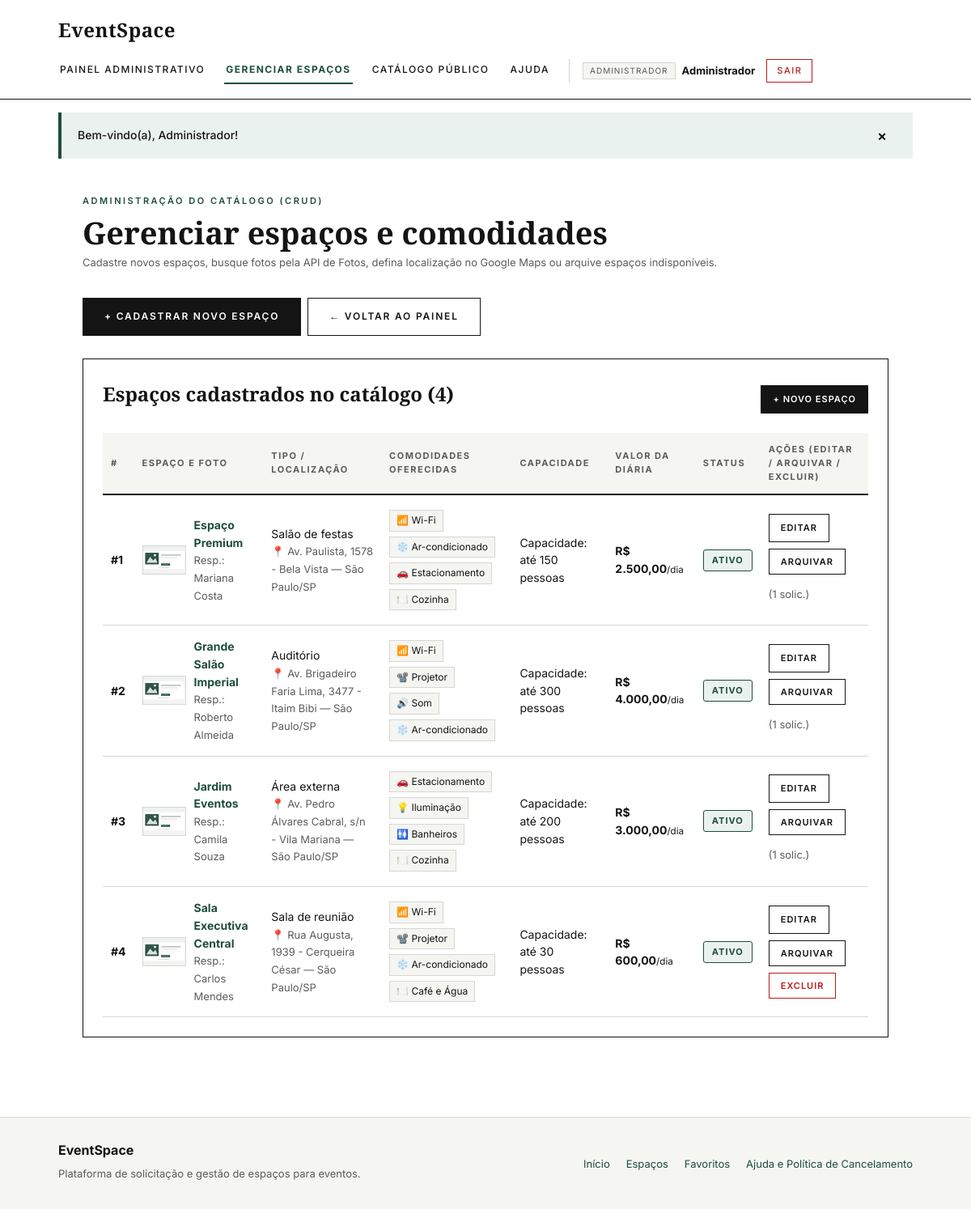
Screenshot of /admin/espacos (signed in) with the database file from the repository.
### tables this page shows
CREATE TABLE espacos (
  id INT AUTO_INCREMENT PRIMARY KEY,
  nome VARCHAR(100) NOT NULL,
  tipo VARCHAR(50) NOT NULL,
  descricao TEXT,
  comodidades VARCHAR(255),
  capacidade INT NOT NULL,
  preco DECIMAL(10,2) NOT NULL,
  disponivel TINYINT(1) NOT NULL DEFAULT 1,
  responsavel_nome VARCHAR(100) DEFAULT 'Coordenação EventSpace',
  responsavel_contato VARCHAR(100) DEFAULT 'contato@eventspace.com.br · (11) 99999-0000',
  imagem_url VARCHAR(500) NULL DEFAULT NULL,
  imagem_credito VARCHAR(255) NULL DEFAULT NULL,
  galeria_imagens TEXT NULL DEFAULT NULL,
  endereco VARCHAR(255) NULL DEFAULT NULL,
  cidade VARCHAR(100) NOT NULL DEFAULT 'São Paulo',
  estado VARCHAR(2) NOT NULL DEFAULT 'SP',
  cep VARCHAR(15) NULL DEFAULT NULL,
  latitude DECIMAL(10,7) NULL DEFAULT NULL,
  longitude DECIMAL(10,7) NULL DEFAULT NULL
);

### app/Controllers/admin_controller.php (called while the page is built, shortened)
<?php
function adminEspacos(mysqli $conn): void
{
    $comodidadesSugeridas = [
        'Wi-Fi',
        'Ar-condicionado',
        'Estacionamento',
        'Projetor',
        'Som',
        'Cozinha',
        'Iluminação',
        'Banheiros',
        'Acessibilidade',
        'Área externa',
        'Café e Água',
    ];
    $tiposSugeridos = [
        'Salão de festas',
        'Auditório',
        'Área externa',
        'Sala de reunião',
        'Espaço corporativo',
        'Estúdio / Coworking',
    ];
    $espacoAtual = [
        'id'                  => 0,
        'nome'                => '',
        'tipo'                => '',
        'descricao'           => '',
        'comodidades'         => '',
        'capacidade'          => '',
        'preco'               => '',
        'disponivel'          => 1,
        'responsavel_nome'    => 'Coordenação EventSpace',
        'responsavel_contato' => 'contato@eventspace.com.br · (11) 99999-0000',
        'imagem_url'          => '',
        'imagem_credito'      => '',
        'galeria_imagens'     => '',
        'endereco'            => '',
        'cidade'              => 'São Paulo',
        'estado'              => 'SP',
        'cep'                 => '',
    ];
    $erros = [];
    $modoFormulario = false;
    if ($_SERVER['REQUEST_METHOD'] === 'POST') {
        if (isset($_POST['acao_rapida'])) {
            $acaoRapida = textoEntrada($_POST, 'acao_rapida');
            $eid        = inteiroEntrada($_POST, 'espaco_id');
            if ($acaoRapida === 'alternar_status' && $eid > 0) {
                alternarDisponibilidadeEspaco($conn, $eid);
                definirToast(
                    "Status de disponibilidade do espaço #$eid atualizado.",
                    'sucesso',
                    [
                        'url'    => url('admin/espacos'),
                        'campos' => ['acao_rapida' => 'alternar_status', 'espaco_id' => $eid],
                    ]
                );
                redirecionar('admin/espacos');
            }
            if ($acaoRapida === 'excluir' && $eid > 0) {
                $res = excluirOuArquivarEspaco($conn, $eid);
                if ($res['acao'] === 'arquivado') {
                    definirToast(
                        "Este espaço possui {$res['qtd_reservas']} solicitação(ões) no histórico e não pode ser apagado definitivamente. Ele foi ARQUIVADO para preservar os registros.",
                        'sucesso',
                        [
                            'url'    => url('admin/espacos'),
                            'campos' => ['acao_rapida' => 'alternar_status', 'espaco_id' => $eid],
                        ]
                    );
                } else {
                    definirToast("Espaço #$eid excluído permanentemente do catálogo.");
                }
                redirecionar('admin/espacos');
            }
        }
        if (isset($_POST['salvar_espaco'])) {
            $espacoAtual = [
                'id'                  => inteiroEntrada($_POST, 'id'),
                'nome'                => textoEntrada($_POST, 'nome'),
                'tipo'                => textoEntrada($_POST, 'tipo'),
                'descricao'           => textoEntrada($_POST, 'descricao'),
                'capacidade'          => inteiroEntrada($_POST, 'capacidade'),
                'disponivel'          => isset($_POST['disponivel']) ? 1 : 0,
                'responsavel_nome'    => textoEntrada($_POST, 'responsavel_nome') ?: 'Coordenação EventSpace',
                'responsavel_contato' => textoEntrada($_POST, 'responsavel_contato') ?: 'contato@eventspace.com.br · (11) 99999-0000',
                'imagem_url'          => textoEntrada($_POST, 'imagem_url'),
                'imagem_credito'      => textoEntrada($_POST, 'imagem_credito'),
                'galeria_imagens'     => textoEntrada($_POST, 'galeria_imagens'),
                'endereco'            => textoEntrada($_POST, 'endereco'),
                'cidade'              => textoEntrada($_POST, 'cidade') ?: 'São Paulo',
                'estado'              => strtoupper(substr(textoEntrada($_POST, 'estado') ?: 'SP', 0, 2)),
                'cep'                 => textoEntrada($_POST, 'cep'),
            ];
            $precoBruto = str_replace(',', '.', textoEntrada($_POST, 'preco'));
            $espacoAtual['preco'] = is_numeric($precoBruto) ? (float)$precoBruto : -1;
            $comodidadesMarcadas = isset($_POST['comodidades_check']) && is_array($_POST['comodidades_check'])
                ? array_map('trim', $_POST['comodidades_check'])
                : [];
            $comodidadesExtras = array_filter(array_map('trim', explode(',', textoEntrada($_POST, 'comodidades_extra'))));
            $todasCom = array_values(array_unique(array_merge($comodidadesMarcadas, $comodidadesExtras)));
            $espacoAtual['comodidades'] = implode(', ', $todasCom);
            $erros = validarDadosEspaco($espacoAtual);
            $galeriaLimpa = [];
            if ($espacoAtual['galeria_imagens'] !== '') {
                $dec = json_decode($espacoAtual['galeria_imagens'], true);
                if (is_array($dec)) {
                    foreach ($dec as $gUrl) {
                        if (is_string($gUrl) && validarUrlImagem($gUrl)) {
                            $galeriaLimpa[] = trim($gUrl);
                        }
                    }
                }
            }
            $espacoAtual['galeria_imagens'] = !empty($galeriaLimpa)
                ? json_encode(array_values(array_unique($galeriaLimpa)), JSON_UNESCAPED_SLASHES)
                : '';
            if (empty($erros)) {
                $ehEdicao = $espacoAtual['id'] > 0;
                salvarEspaco($conn, $espacoAtual);
                definirToast(
                    $ehEdicao
                        ? 'Espaço "' . $espacoAtual['nome'] . '" atualizado com sucesso!'
                        : 'Novo espaço "' . $espacoAtual['nome'] . '" cadastrado no catálogo!'
                );
                redirecionar('admin/espacos');
            }
            $modoFormulario = true;
        }
    } else {
        $editarId       = inteiroEntrada($_GET, 'editar');
        $modoFormulario = isset($_GET['novo']) || $editarId > 0;
    }
    $comodidadesAtuaisLista = array_filter(array_map('trim', explode(',', (string)$espacoAtual['comodidades'])));
    $comodidadesExtrasLista = array_diff($comodidadesAtuaisLista, $comodidadesSugeridas);
    $espacos                = listarEspacosComContagemReservas($conn);
    $galeriaLista = [];
    renderizarView($conn, 'admin/espacos', [
        'comodidadesSugeridas'   => $comodidadesSugeridas,
        'tiposSugeridos'         => $tiposSugeridos,
        'modoFormulario'         => $modoFormulario,
        'espacoAtual'            => $espacoAtual,
        'erros'                  => $erros,
        'comodidadesAtuaisLista' => $comodidadesAtuaisLista,
        'comodidadesExtrasLista' => $comodidadesExtrasLista,
        'galeriaLista'           => $galeriaLista,
        'espacos'                => $espacos,
        'mapaPreviewUrl'         => urlMapaGoogleEmbed($espacoAtual),
    ], 'Gerenciar espaços', 'admin_espacos');
}

### app/Models/espaco_model.php (called while the page is built, shortened)
<?php
function listarEspacosComContagemReservas(mysqli $conn): array
{
    $sql = 'SELECT e.*, (SELECT COUNT(*) FROM reservas r WHERE r.espaco_id = e.id) AS total_reservas
            FROM espacos e
            ORDER BY e.nome';
    $res = $conn->query($sql);
    return $res ? $res->fetch_all(MYSQLI_ASSOC) : [];
}

### app/Views/admin/espacos.php (the view, shortened to what this page needs)
<section class="largo">
  <div class="cabecalho-secao">
    <div>
      <div class="rotulo">Administração do catálogo (CRUD)</div>
      <h1 class="menor">Gerenciar espaços e comodidades</h1>
      <p class="nota">Cadastre novos espaços, busque fotos pela API de Fotos, defina localização no Google Maps ou arquive espaços indisponíveis.</p>
    </div>
    <div class="acoes-linha">
      <?php if (!$modoFormulario): ?>
        <a class="botao" href="<?= url('admin/espacos?novo=1') ?>">+ Cadastrar novo espaço</a>
      <?php endif; ?>
      <a class="botao secundario" href="<?= url('admin') ?>">← Voltar ao painel</a>
    </div>
  </div>
  <div class="bloco-painel-destaque">
    <div class="cabecalho-bloco">
      <h2>Espaços cadastrados no catálogo (<?= count($espacos) ?>)</h2>
      <?php if (!$modoFormulario): ?>
        <a class="botao pequeno" href="<?= url('admin/espacos?novo=1') ?>">+ Novo espaço</a>
      <?php endif; ?>
    </div>
    <div class="tabela-responsiva">
      <table>
        <thead>
          <tr>
            <th>#</th>
            <th>Espaço e Foto</th>
            <th>Tipo / Localização</th>
            <th>Comodidades oferecidas</th>
            <th>Capacidade</th>
            <th>Valor da diária</th>
            <th>Status</th>
            <th>Ações (Editar / Arquivar / Excluir)</th>
          </tr>
        </thead>
        <tbody>
        <?php foreach ($espacos as $s): ?>
          <tr>
            <td><strong>#<?= (int)$s['id'] ?></strong></td>
            <td>
              <div class="celula-espaco-mini">
                <img src="<?= e(imagemEspaco($s)) ?>" alt="<?= e($s['nome']) ?>" class="thumb-tabela-espaco">
                <div>
                  <strong><a href="<?= url('espacos/detalhes?id=' . (int)$s['id']) ?>"><?= e($s['nome']) ?></a></strong><br>
                  <small class="nota">Resp.: <?= e($s['responsavel_nome'] ?? 'Coordenação') ?></small>
                </div>
              </div>
            </td>
            <td>
              <?= e($s['tipo']) ?><br>
              <small class="nota">📍 <?= e(enderecoCurto($s)) ?></small>
            </td>
            <td><?= renderChipsComodidades($s['comodidades'], 4) ?></td>
            <td><?= capacidadeTexto($s['capacidade']) ?></td>
            <td><strong><?= moeda($s['preco']) ?></strong><small>/dia</small></td>
            <td>
              <span class="selo-status <?= $s['disponivel'] ? 'status-APROVADA' : 'status-CANCELADA' ?>">
                <?= $s['disponivel'] ? 'Ativo' : 'Arquivado' ?>
              </span>
            </td>
            <td>
              <div class="acoes-linha">
                <a class="botao secundario pequeno" href="<?= url('admin/espacos?editar=' . (int)$s['id']) ?>">Editar</a>
                <form method="post" action="<?= url('admin/espacos') ?>" class="inline" onsubmit="return confirm('Deseja <?= $s['disponivel'] ? 'arquivar' : 'reativar' ?> o espaço <?= e($s['nome']) ?>?')">
                  <button type="submit" class="botao secundario pequeno">
                    <?= $s['disponivel'] ? 'Arquivar' : 'Reativar' ?>
                  </button>
                </form>
                <?php if ((int)$s['total_reservas'] === 0): ?>
                  <form method="post" action="<?= url('admin/espacos') ?>" class="inline" onsubmit="return confirm('Tem certeza de que deseja EXCLUIR permanentemente o espaço <?= e($s['nome']) ?>? Esta ação não poderá ser desfeita.')">
                    <button type="submit" class="botao perigo pequeno">Excluir</button>
                  </form>
                <?php else: ?>
                  <span class="nota" title="Possui <?= (int)$s['total_reservas'] ?> solicitação(ões) vinculada(s); utilize Arquivar para ocultá-lo.">
                    (<?= (int)$s['total_reservas'] ?> solic.)
                  </span>
                <?php endif; ?>
              </div>
            </td>
          </tr>
        <?php endforeach; ?>
        </tbody>
      </table>
    </div>
  </div>
</section>

### app/helpers.php (shortened to what this page needs)
<?php
function baseUrl(): string
{
    return defined('BASE_URL') ? (string)constant('BASE_URL') : '';
}
function url(string $path = ''): string
{
    $base = baseUrl();
    $path = ltrim($path, '/');
    return $base . ($path !== '' ? '/' . $path : ($base !== '' ? '/' : '/'));
}
function asset(string $path): string
{
    return baseUrl() . '/assets/' . ltrim($path, '/');
}
function e(mixed $s): string
{
    return htmlspecialchars(is_scalar($s) ? (string)$s : '', ENT_QUOTES, 'UTF-8');
}
function inteiroEntrada(array $dados, string $chave): int
{
    $valor = $dados[$chave] ?? 0;
    return is_scalar($valor) ? (int)$valor : 0;
}
function moeda(mixed $v): string
{
    return 'R$ ' . number_format((float)$v, 2, ',', '.');
}
function capacidadeTexto(mixed $cap): string
{
    return 'Capacidade: até ' . (int)$cap . ' pessoas';
}
function iconeComodidade(string $nome): string
{
    $n = mb_strtolower(trim($nome), 'UTF-8');
    if (str_contains($n, 'wi-fi') || str_contains($n, 'wifi')) return '📶';
    if (str_contains($n, 'ar-condicionado') || str_contains($n, 'climatiz')) return '❄️';
    if (str_contains($n, 'estacionamento')) return '🚗';
    if (str_contains($n, 'cozinha') || str_contains($n, 'café')) return '🍽️';
    if (str_contains($n, 'projetor') || str_contains($n, 'telão')) return '📽️';
    if (str_contains($n, 'som')) return '🔊';
    if (str_contains($n, 'iluminação')) return '💡';
    if (str_contains($n, 'banheiro')) return '🚻';
    return '✔️';
}
function renderChipsComodidades(?string $comodidadesStr, int $limite = 0): string
{
    $itens = array_filter(array_map('trim', explode(',', $comodidadesStr)));
    if ($limite > 0) {
        $itens = array_slice($itens, 0, $limite);
    }
    $out = '<div class="comodidades-lista">';
    foreach ($itens as $item) {
        $out .= '<span class="chip-comodidade">' . iconeComodidade($item) . ' ' . e($item) . '</span>';
    }
    $out .= '</div>';
    return $out;
}
function imagemEspaco(array $espaco): string
{
    $url = trim((string)($espaco['imagem_url'] ?? ''));
    return asset('img/espaco-placeholder.svg');
}
function enderecoCurto(array $espaco): string
{
    $partes = array_filter([
        trim((string)($espaco['endereco'] ?? '')),
        trim((string)($espaco['cidade'] ?? '')),
        trim((string)($espaco['estado'] ?? '')),
    ]);
    if (count($partes) >= 3) {
        return $partes[0] . ' — ' . $partes[1] . '/' . $partes[2];
    }
    return implode(' · ', $partes) ?: 'Localização sob consulta';
}
function renderizarView(
    mysqli $conn,
    string $view,
    array $dados = [],
    string $titulo = '',
    string $itemMenuAtivo = ''
): void {
    $caminhoView = __DIR__ . '/Views/' . ltrim($view, '/') . '.php';
    extract($dados, EXTR_SKIP);
    require $caminhoView;
    require __DIR__ . '/Views/layout.php';
}

### rows the page displays
espacos: id "1", nome "Espaço Premium", responsavel_nome "Mariana Costa", tipo "Salão de festas", enderecoCurto($s) "Av. Paulista, 1578 - Bela Vista — São Paulo/SP", comodidades "📶", comodidades "Wi-Fi", comodidades "❄️", comodidades "Ar-condicionado", comodidades "🚗", comodidades "Estacionamento", comodidades "🍽️", comodidades "Cozinha", capacidade "Capacidade: até 150 pessoas", preco "R$ 2.500,00", disponivel "ATIVO", total_reservas "1"
espacos: id "2", nome "Grande Salão Imperial", responsavel_nome "Roberto Almeida", tipo "Auditório", enderecoCurto($s) "Av. Brigadeiro Faria Lima, 3477 - Itaim Bibi — São Paulo/SP", comodidades "📶", comodidades "Wi-Fi", comodidades "📽️", comodidades "Projetor", comodidades "🔊", comodidades "Som", comodidades "❄️", comodidades "Ar-condicionado", capacidade "Capacidade: até 300 pessoas", preco "R$ 4.000,00", disponivel "ATIVO", total_reservas "1"
espacos: id "3", nome "Jardim Eventos", responsavel_nome "Camila Souza", tipo "Área externa", enderecoCurto($s) "Av. Pedro Álvares Cabral, s/n - Vila Mariana — São Paulo/SP", comodidades "🚗", comodidades "Estacionamento", comodidades "💡", comodidades "Iluminação", comodidades "🚻", comodidades "Banheiros", comodidades "🍽️", comodidades "Cozinha", capacidade "Capacidade: até 200 pessoas", preco "R$ 3.000,00", disponivel "ATIVO", total_reservas "1"
espacos: id "4", nome "Sala Executiva Central", responsavel_nome "Carlos Mendes", tipo "Sala de reunião", enderecoCurto($s) "Rua Augusta, 1939 - Cerqueira César — São Paulo/SP", comodidades "📶", comodidades "Wi-Fi", comodidades "📽️", comodidades "Projetor", comodidades "❄️", comodidades "Ar-condicionado", comodidades "🍽️", comodidades "Café e Água", capacidade "Capacidade: até 30 pessoas", preco "R$ 600,00", disponivel "ATIVO"

### other values shown
$u['nome'] "Administrador"
$t['texto'] "Bem-vindo(a), Administrador!"
count($espacos) "4"
